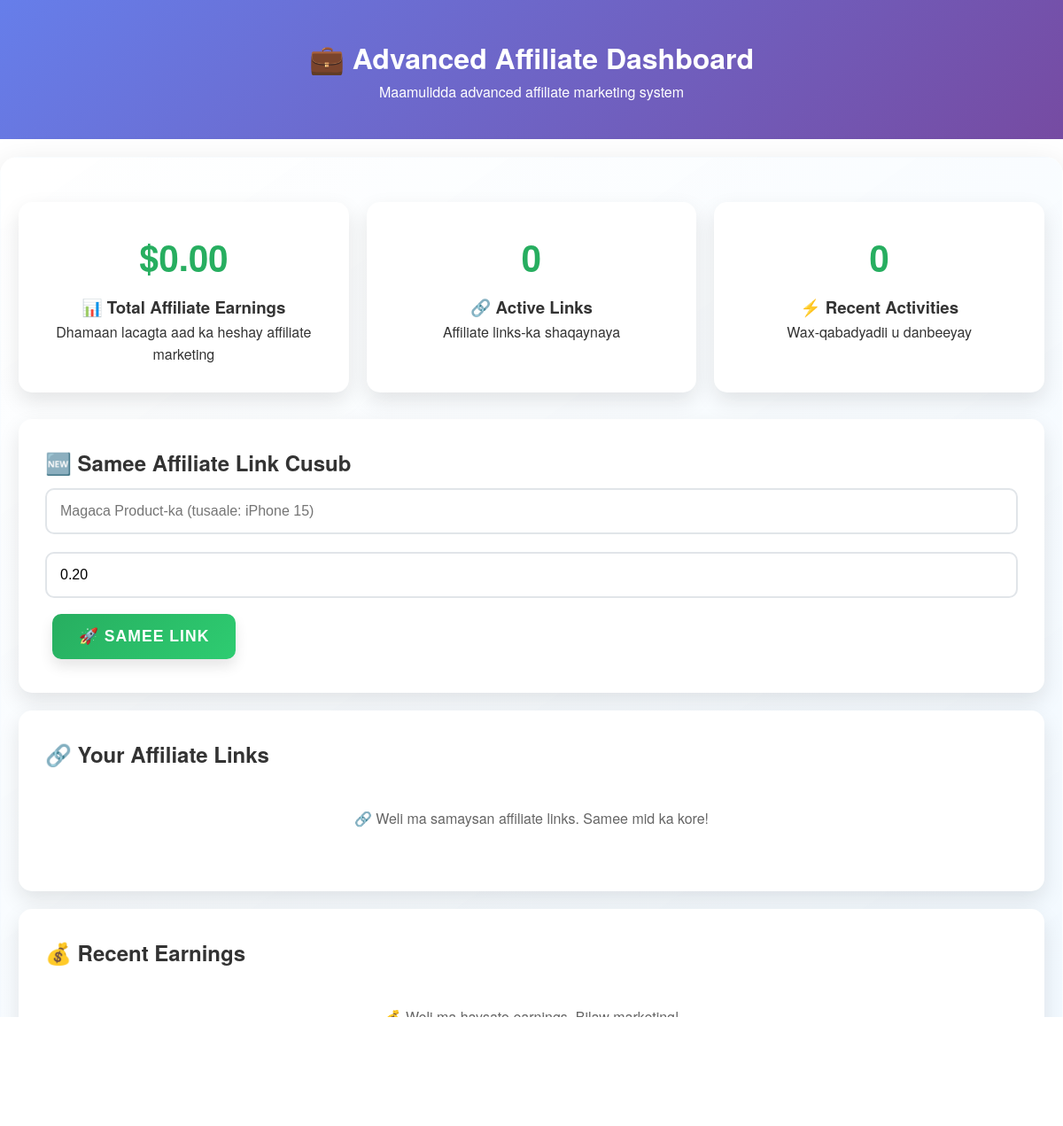
The page /affiliate/advanced (signed in) on the database as committed earlier.
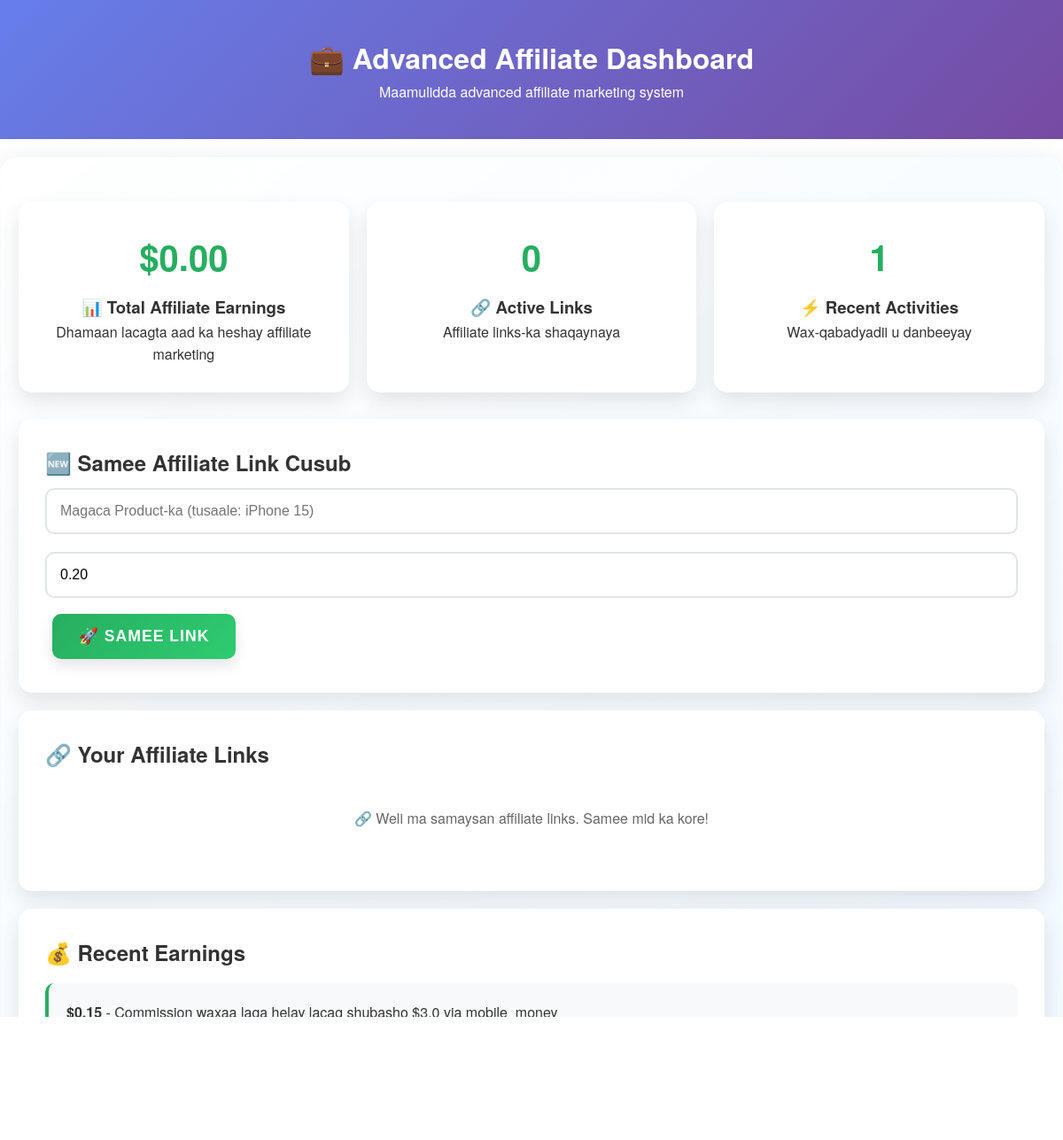
The same page on the database as committed later.
### tables this page shows
CREATE TABLE transactions (
            id INTEGER PRIMARY KEY AUTOINCREMENT,
            user_id INTEGER,
            amount REAL NOT NULL,
            type TEXT NOT NULL CHECK (type IN ('earning', 'withdrawal', 'referral', 'premium', 'bonus')),
            status TEXT DEFAULT 'completed' CHECK (status IN ('pending', 'completed', 'failed', 'cancelled')),
            description TEXT,
            reference_id TEXT UNIQUE,
            created_at TIMESTAMP DEFAULT CURRENT_TIMESTAMP,
            FOREIGN KEY (user_id) REFERENCES users (id)
        );

### app.py (the view)
@app.route('/affiliate/advanced')
@login_required
def advanced_affiliate():
    try:
        conn = sqlite3.connect('dadaal.db')
        cursor = conn.cursor()
        cursor.execute('''
            SELECT product_name, link_code, clicks, conversions, commission_rate
            FROM affiliate_links WHERE user_id = ?
        ''', (session['user_id'],))
        affiliate_links = cursor.fetchall()
        cursor.execute('''
            SELECT SUM(amount) FROM transactions
            WHERE user_id = ? AND type = 'earning' AND description LIKE '%affiliate%'
        ''', (session['user_id'],))
        total_affiliate_earnings = cursor.fetchone()[0] or 0
        cursor.execute('''
            SELECT amount, description, created_at FROM transactions
            WHERE user_id = ? AND type = 'earning'
            ORDER BY created_at DESC LIMIT 10
        ''', (session['user_id'],))
        recent_earnings = cursor.fetchall()
        conn.close()
        return render_template('advanced_affiliate.html',
                             affiliate_links=affiliate_links,
                             total_affiliate_earnings=total_affiliate_earnings,
                             recent_earnings=recent_earnings)
    except Exception as e:
        flash('Khalad ayaa dhacay affiliate dashboard-ka.')
        return redirect(url_for('affiliate'))

### app.py (called while the page is built)
@app.context_processor
def inject_translation():
    return dict(t=t, current_lang=translator.get_language())

def login_required(f):
    @wraps(f)
    def decorated_function(*args, **kwargs):
        if 'user_id' not in session:
            flash('Fadlan gal akoonkaaga si aad u aragto boggan.')
            return redirect(url_for('login'))
        return f(*args, **kwargs)
    return decorated_function

### translations.py (called while the page is built)
    def get_language(self):
        if 'language' in session:
            return session['language']
        lang = request.args.get('lang')
        if lang and lang in self.languages:
            session['language'] = lang
            return lang
        return 'so'

### templates/advanced_affiliate.html (shortened to what this page needs)
<!DOCTYPE html>
<html lang="en">
<head>
    <link rel="stylesheet" href="/static/style.css">
</head>
<body>
    <div class="affiliate-hero">
        <h1>💼 Advanced Affiliate Dashboard</h1>
        <p>Maamulidda advanced affiliate marketing system</p>
    </div>
    <div class="container">
        <div class="affiliate-stats">
            <div class="stat-card">
                <div class="stat-value">${{ "%.2f"|format(total_affiliate_earnings) }}</div>
                <h3>📊 Total Affiliate Earnings</h3>
                <p>Dhamaan lacagta aad ka heshay affiliate marketing</p>
            </div>
            <div class="stat-card">
                <div class="stat-value">{{ affiliate_links|length }}</div>
                <h3>🔗 Active Links</h3>
                <p>Affiliate links-ka shaqaynaya</p>
            </div>
            <div class="stat-card">
                <div class="stat-value">{{ recent_earnings|length }}</div>
                <h3>⚡ Recent Activities</h3>
                <p>Wax-qabadyadii u danbeeyay</p>
            </div>
        </div>
        <div class="create-link-form">
            <h2>🆕 Samee Affiliate Link Cusub</h2>
            <form method="POST" action="/create_affiliate_link">
                <input type="text" name="product_name" placeholder="Magaca Product-ka (tusaale: iPhone 15)" class="form-input" required>
                <input type="number" name="commission_rate" step="0.01" min="0.01" max="1.00" value="0.20" placeholder="Commission Rate (0.20 = 20%)" class="form-input">
                <button type="submit" class="create-btn">🚀 Samee Link</button>
            </form>
        </div>
        <div class="affiliate-links">
            <h2>🔗 Your Affiliate Links</h2>
            {% if affiliate_links %}
                {% for link in affiliate_links %}
                <div class="link-item">
                    <h3>{{ link[0] }}</h3>
                    <p><strong>Link Code:</strong> <span class="link-code">{{ link[1] }}</span></p>
                    <p><strong>Clicks:</strong> {{ link[2] }} | <strong>Conversions:</strong> {{ link[3] }} | <strong>Commission:</strong> {{ (link[4] * 100)|int }}%</p>
                    <p><strong>Your Link:</strong> https://dadaal.onrender.com/ref/{{ link[1] }}</p>
                    <button onclick="copyLink('https://dadaal.onrender.com/ref/{{ link[1] }}')" class="create-btn" style="font-size: 0.9rem; padding: 8px 15px;">📋 Copy Link</button>
                </div>
                {% endfor %}
            {% else %}
                <p style="text-align: center; color: #666; padding: 40px;">
                    🔗 Weli ma samaysan affiliate links. Samee mid ka kore!
                </p>
            {% endif %}
        </div>
        <div class="affiliate-links">
            <h2>💰 Recent Earnings</h2>
            {% if recent_earnings %}
                {% for earning in recent_earnings %}
                <div class="link-item">
                    <p><strong>${{ "%.2f"|format(earning[0]) }}</strong> - {{ earning[1] }}</p>
                    <small>{{ earning[2] }}</small>
                </div>
                {% endfor %}
            {% else %}
                <p style="text-align: center; color: #666; padding: 40px;">
                    💰 Weli ma haysato earnings. Bilaw marketing!
                </p>
            {% endif %}
        </div>
    </div>
</body>
</html>

### static/style.css (style rules this page uses)
* { margin: 0; padding: 0; box-sizing: border-box; }
body { font-family: 'Helvetica Neue', Arial, sans-serif; line-height: 1.6; background: #ffffff; min-height: 100vh; color: #333; }
.container { max-width: 1200px; margin: 0 auto; padding: 20px; background: linear-gradient(145deg, rgba(255, 255, 255, 0.9), rgba(240, 248, 255, 0.95)); border-radius: 20px; margin-top: 20px; box-shadow: 0 15px 40px rgba(0, 0, 0, 0.15); backdrop-filter: blur(15px); border: 1px solid rgba(255, 255, 255, 0.2); }
button, .cta-btn, .btn { background: linear-gradient(135deg, #667eea 0%, #764ba2 100%); color: white; border: none; padding: 15px 30px; cursor: pointer; border-radius: 25px; text-decoration: none; display: inline-block; margin: 8px; font-size: 16px; font-weight: 600; text-transform: uppercase; letter-spacing: 1px; box-shadow: 0 8px 15px rgba(0,0,0,0.1); transition: all 0.3s ease; position: relative; overflow: hidden; }
button::before, .cta-btn::before, .btn::before { content: ''; position: absolute; top: 0; left: -100%; width: 100%; height: 100%; background: linear-gradient(90deg, transparent, rgba(255,255,255,0.2), transparent); transition: left 0.5s; }

### templates/advanced_affiliate.html (style rules this page uses)
.affiliate-hero { background: linear-gradient(135deg, #667eea 0%, #764ba2 100%); color: white; padding: 40px 20px; text-align: center; }
.affiliate-stats { display: grid; grid-template-columns: repeat(auto-fit, minmax(250px, 1fr)); gap: 20px; margin: 30px 0; }
.stat-card { background: white; padding: 30px; border-radius: 15px; box-shadow: 0 10px 25px rgba(0,0,0,0.1); text-align: center; }
.stat-value { font-size: 2.5rem; font-weight: bold; color: #27ae60; margin-bottom: 10px; }
.affiliate-links { background: white; padding: 30px; border-radius: 15px; box-shadow: 0 10px 25px rgba(0,0,0,0.1); margin: 20px 0; }
.link-item { background: #f8f9fa; padding: 20px; border-radius: 10px; margin: 15px 0; border-left: 4px solid #27ae60; }
.create-link-form { background: white; padding: 30px; border-radius: 15px; box-shadow: 0 10px 25px rgba(0,0,0,0.1); margin: 20px 0; }
.form-input { width: 100%; padding: 15px; border: 2px solid #e1e5e9; border-radius: 10px; font-size: 16px; margin: 10px 0; }
.create-btn { background: linear-gradient(135deg, #27ae60 0%, #2ecc71 100%); color: white; border: none; padding: 15px 30px; border-radius: 10px; font-size: 1.1rem; font-weight: bold; cursor: pointer; transition: all 0.3s ease; }

Rows that differ between the two databases and show on the page:
added transactions: amount "0.15", description "Commission waxaa laga helay lacag shubasho $3.0 via mobile_money"
Other text that changed with them:
{{ recent_earnings|length }}: "0" → "1"
text no longer shown: "💰 Weli ma haysato earnings. Bilaw marketing!"
